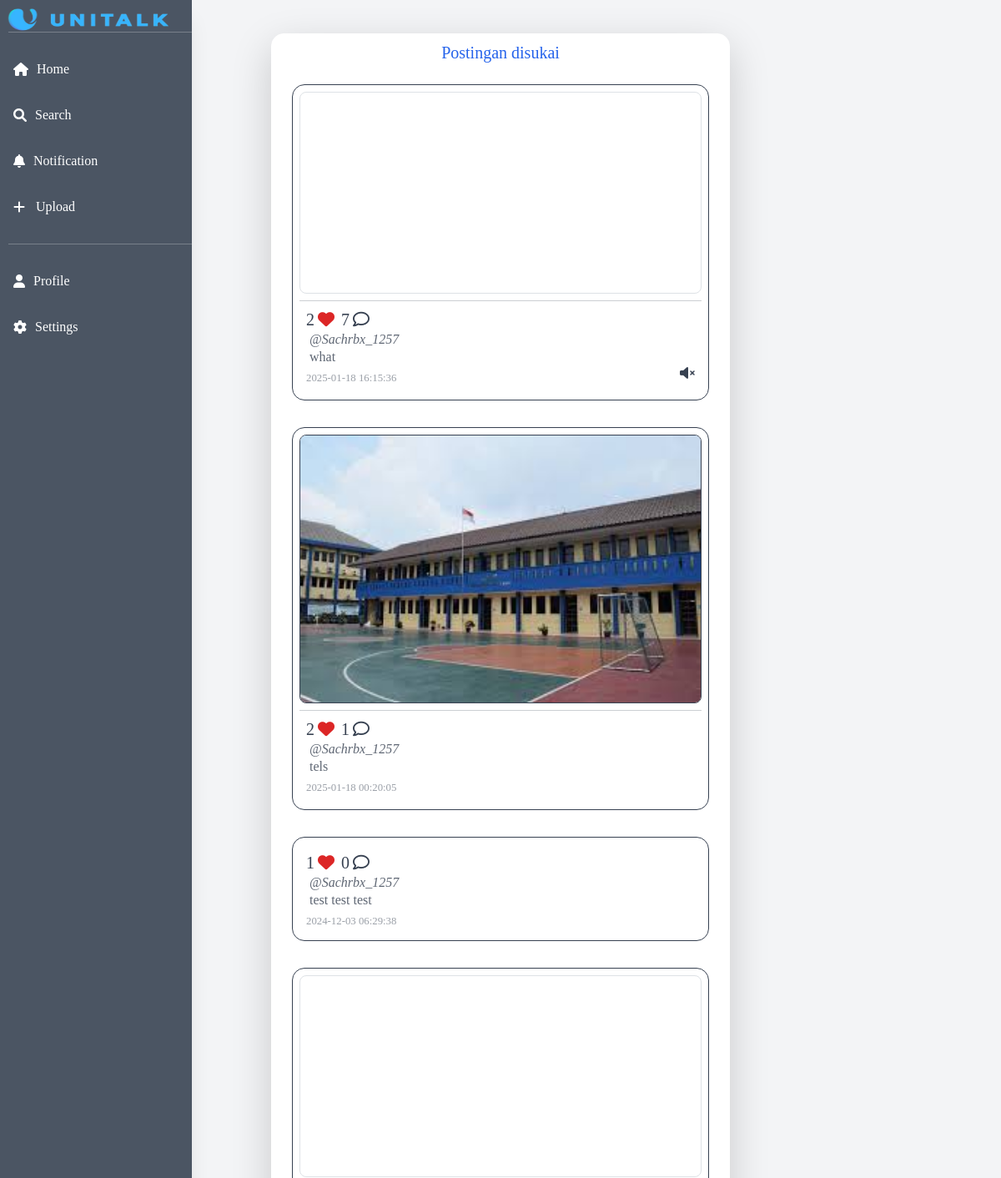
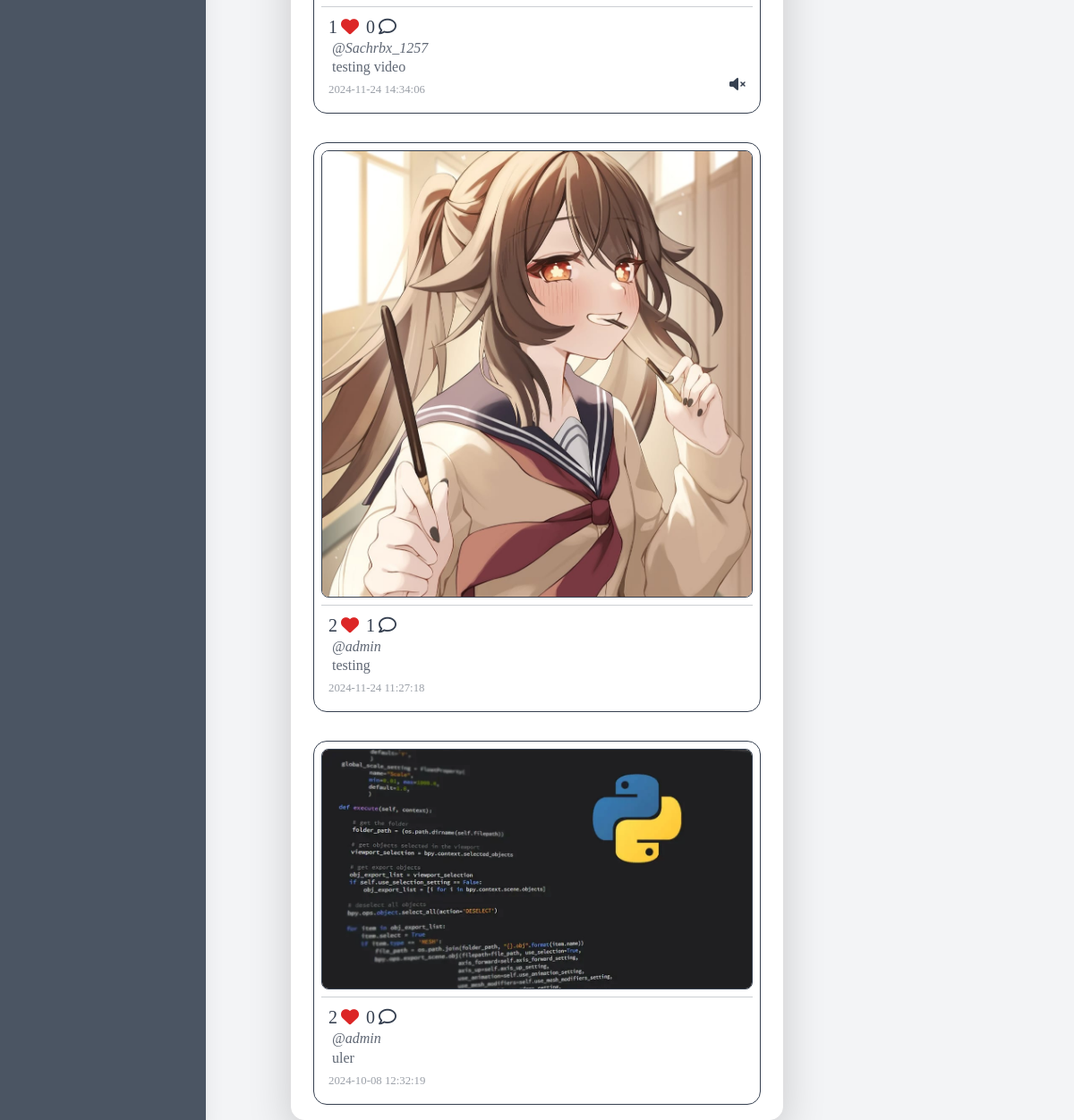
The app's page /liked.php (signed in) with its own data (2 pictures, top to bottom).
### tables this page shows
CREATE TABLE `threads` (
  `id` int NOT NULL,
  `media` text NOT NULL,
  `captions` text NOT NULL,
  `tanggal` timestamp NULL DEFAULT CURRENT_TIMESTAMP,
  `id_account` int DEFAULT NULL,
  `jenis` varchar(15) NOT NULL
);

CREATE TABLE `account` (
  `id_account` int NOT NULL,
  `username` varchar(50) NOT NULL,
  `email` varchar(255) NOT NULL,
  `password` varchar(255) NOT NULL,
  `foto_profil` varchar(255) NOT NULL,
  `bio` varchar(255) NOT NULL
);

### liked.php (the view, shortened to what this page needs)
<?php
include 'config/db.php';
include 'includes/sidebar.php';
$id_account = $conn->real_escape_string($_SESSION['id_account']);
$sql_threads = "SELECT threads.*, account.username, account.foto_profil
                FROM threads
                JOIN account ON threads.id_account = account.id_account
                JOIN likes ON threads.id = likes.id_thread
                WHERE likes.id_account = ?
                ORDER BY threads.tanggal DESC";
$stmt_threads = $conn->prepare($sql_threads);
$stmt_threads->bind_param('s', $id_account);
$stmt_threads->execute();
$result_threads = $stmt_threads->get_result();
$posts = $result_threads->fetch_all(MYSQLI_ASSOC);
?>
<!DOCTYPE html>
<html lang="en">
<head>
    <script src="https://cdn.tailwindcss.com"></script>
    <link href="https://cdnjs.cloudflare.com/ajax/libs/font-awesome/6.0.0-beta3/css/all.min.css" rel="stylesheet">
</head>
<body class="overflow-x-hidden bg-gray-100 font-lilita text-gray-700">
    <div class="container mx-auto pt-10">
        <div class="bg-white border border-white shadow-lg flex flex-col items-center gap-4 rounded-[15px] py-2 w-[550px] mx-auto">
            <h3 class="text-blue-600 text-xl">Postingan disukai</h3>
            <?php
            if (count($posts) > 0) {
                foreach ($posts as $post) {
                    $id = $post['id'];
                    echo "<li class='list-none w-[500px] mb-2 bg-white border-1 border-gray-700 text-gray-700 rounded-[15px] p-2'>";
                    $sql_like = "SELECT COUNT(*) AS likes FROM likes WHERE id_thread = ?";
                    $stmt_like = $conn->prepare($sql_like);
                    $stmt_like->bind_param("i", $post['id']);
                    $stmt_like->execute();
                    $result_like = $stmt_like->get_result();
                    $likes = $result_like->fetch_assoc()['likes'];
                    $sql_check_like = "SELECT * FROM likes WHERE id_thread = {$post['id']} AND id_account = {$id_account}";
                    $result_check_like = mysqli_query($conn, $sql_check_like);
                    $liked = mysqli_num_rows($result_check_like) > 0;
                    $heart_icon = $liked ? 'fa-solid' : 'fa-regular';
                    $sql_comment_count = "SELECT COUNT(*) AS comments FROM comment WHERE id_thread = ?";
                    $stmt_comment_count = $conn->prepare($sql_comment_count);
                    $stmt_comment_count->bind_param("i", $post['id']);
                    $stmt_comment_count->execute();
                    $result_comment_count = $stmt_comment_count->get_result();
                    $comments_count = $result_comment_count->fetch_assoc()['comments'];
                    if ($post['jenis'] == 'gambar') {
                        echo "<figure class='mb-2'>";
                        $image_path = 'assets/media/' . htmlspecialchars($post['media']);
                        echo "<img src='$image_path' class='w-full max-h-[500px] object-cover mb-2 border-1 border-gray-700 rounded-lg' alt='Gambar'>";
                        echo "<figcaption><hr class='border-gray-700 mb-2'></figcaption>";
                    } elseif ($post['jenis'] == 'video') {
                        echo "<figure class='mb-2 relative'>";
                        $video_path = 'assets/media/' . htmlspecialchars($post['media']);
                        echo "<video class='w-full h-auto max-h-[500px] object-cover mb-2 border border-gray-700 rounded-lg' autoplay muted loop playsinline><source src='$video_path' type='video/mp4'>Browser Anda tidak mendukung pemutaran video.</video>";
                        echo "<button id='muteButton-{$post['id']}' onclick='toggleMute()' class='absolute bottom-2 right-2 text-gray-700'><i class='fa-solid fa-volume-xmark'></i></button>";
                        echo "<figcaption><hr class='border-gray-700 mb-2'></figcaption>";
                    } else {
                        echo "<div>";
                    }
                    echo "<div class='mb-1 mt-2 ml-2 text-gray-700'>";
                    echo "<a class='mr-2 text-xl cursor-pointer' onclick='likePost({$post['id']}, {$id})'><span id='like-count-{$post['id']}'>$likes</span><i id='like-icon-{$post['id']}' class='{$heart_icon} fa-heart text-red-600 ml-1'></i></a>";
                    echo "<a class='mr-2 text-xl cursor-pointer' onclick='openCommentModal({$post['id']})'><span id='comment-count-{$post['id']}'>$comments_count</span><i class='fa-regular fa-comment ml-1'></i></a>";
                    echo "<h5 class='text-gray-700 ml-1 opacity-80'><i>@" . htmlspecialchars($post['username'] ?? 'Unknown') . "</i></h5>";
                    echo "<p class='text-gray-700 text-base ml-1 mb-1 opacity-80'>" . htmlspecialchars($post['captions'] ?? '') . "</p>";
                    echo "<small class='text-gray-700 opacity-50'>" . htmlspecialchars($post['tanggal'] ?? 'Tanggal tidak tersedia') . "</small>";
                    if (!empty($post['media'])) {
                        echo "</figcaption></figure>";
                    }
                    echo "</li>";
                }
            } else {
                echo "<div class='list-none w-[500px] p-2 mb-2 bg-white border-1 border-gray-700 text-gray-700 rounded-[15px] text-center'>Belum ada postingan yang di sukai.</div>";
            }
            ?>
        </div>
    </div>
</body>

### includes/sidebar.php (style rules this page uses)
.font-lilita { font-family: 'Lilita One', cursive; }

### liked.php (style rules this page uses)
.font-lilita { font-family: 'Lilita One', cursive; }

### records on screen
threads: likes "2", comments_count "7", id_account.username "Sachrbx_1257", captions "what", tanggal "2025-01-18 16:15:36"
threads: media (picture), likes "2", comments_count "1", id_account.username "Sachrbx_1257", captions "tels", tanggal "2025-01-18 00:20:05"
threads: likes "1", comments_count "0", id_account.username "Sachrbx_1257", captions "test test test", tanggal "2024-12-03 06:29:38"
threads: likes "1", comments_count "0", id_account.username "Sachrbx_1257", captions "testing video", tanggal "2024-11-24 14:34:06"
threads: media (picture), likes "2", comments_count "1", id_account.username "admin", captions "testing", tanggal "2024-11-24 11:27:18"
threads: media (picture), likes "2", comments_count "0", id_account.username "admin", captions "uler", tanggal "2024-10-08 12:32:19"
